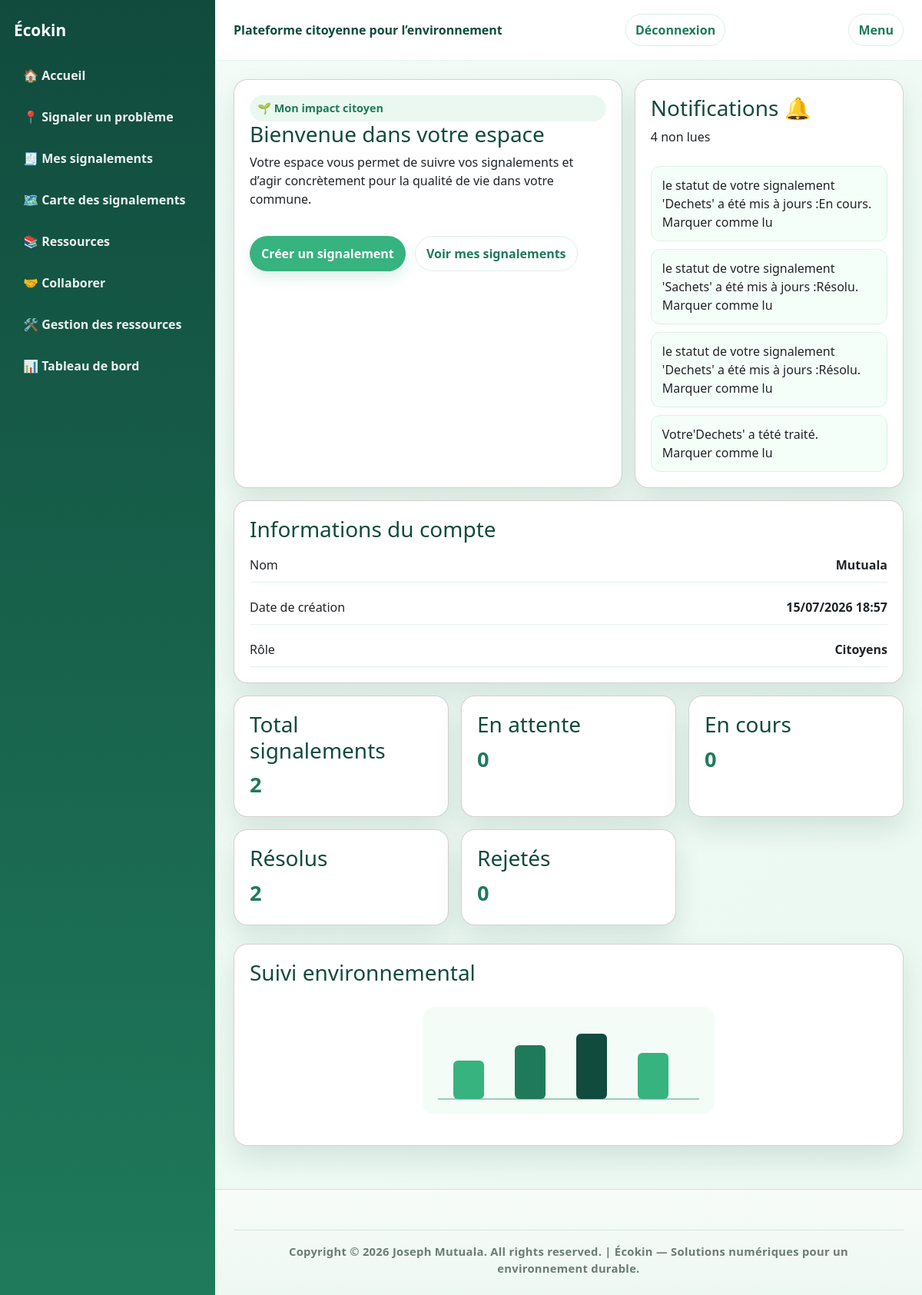
Page /mon-espace/ (signed in) on the earlier database version.
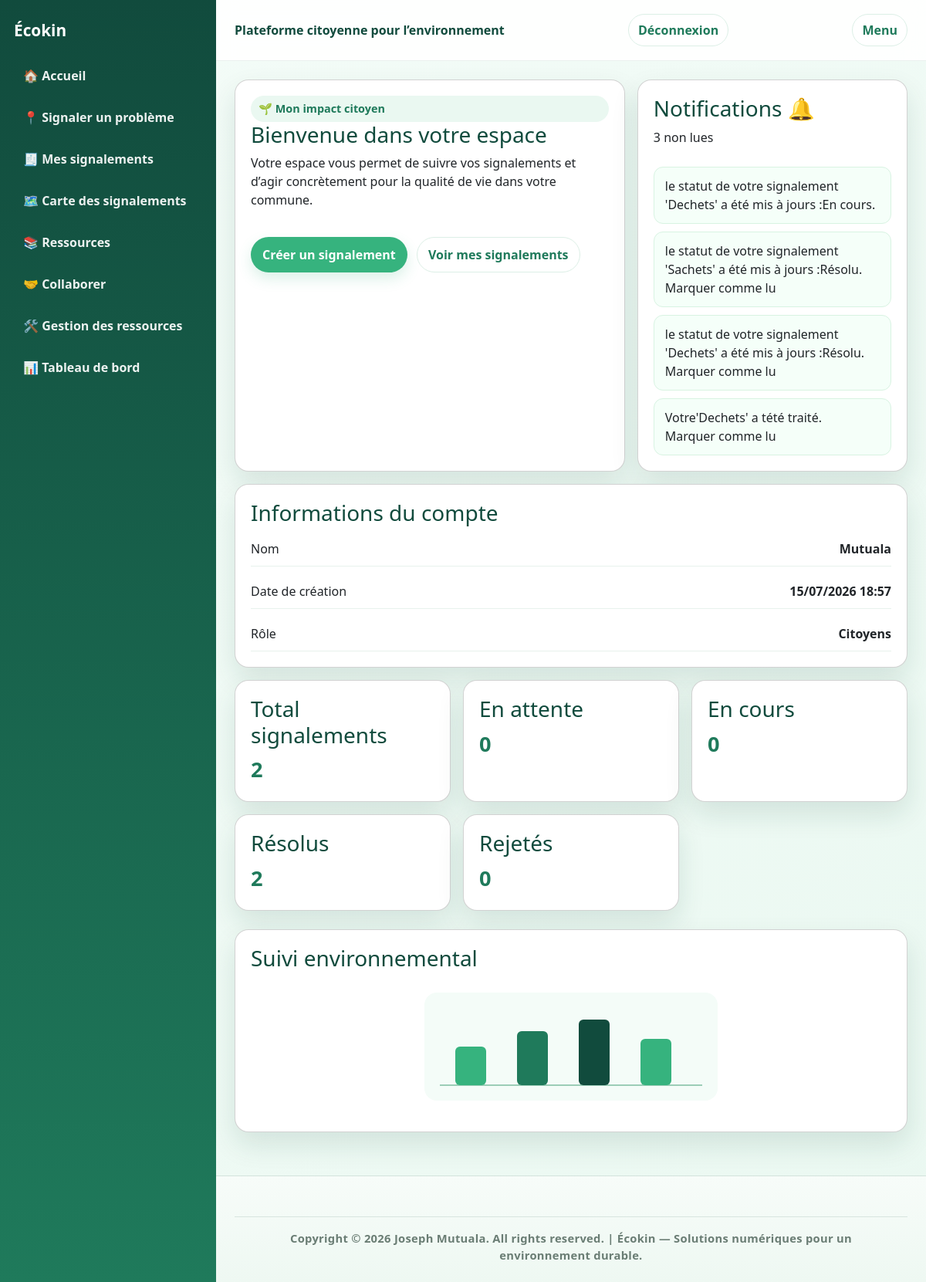
Same page on the later database version.
### notifications/models.py (models this page shows, shortened)
class Notifications(models.Model):
    utilisateur = models.ForeignKey(settings.AUTH_USER_MODEL, on_delete=models.CASCADE)
    message = models.TextField()
    lu = models.BooleanField(default=False)
    date_creation=models.DateTimeField(auto_now_add=True)

### dashboard/views.py (the view, shortened to what this page needs)
# urls.py: path('mon-espace/', views.basculer_vers_espace, name='aller_a_mon_espace'),
@login_required
def basculer_vers_espace(request):
    if request.user.role == "citoyens":
        mes_signalements = Signalements.objects.filter(utilisateur=request.user)
        notifications = Notifications.objects.filter(utilisateur=request.user).order_by('date_creation')
        notifications_non_lues = notifications.filter(lu=False).count()
        contexte = {
            'total_signalements': mes_signalements.count(),
            'en_attente': mes_signalements.filter(statut='en_attente').count(),
            'en_cours': mes_signalements.filter(statut='en_cours').count(),
            'resolus': mes_signalements.filter(statut='resolu').count(),
            'rejetes': mes_signalements.filter(statut='rejete').count(),
            'notifications': notifications,
            'notifications_non_lues': notifications_non_lues,
        }
        return render(request, "dashboard/dashboard_Citoyens.html", contexte)

### templates/dashboard/dashboard_Citoyens.html (shortened to what this page needs)
{% extends 'base.html' %}
{% block content %}
<div class="grid-2">
    <div class="card">
        <span class="pill">🌱 Mon impact citoyen</span>
        <h3>Bienvenue dans votre espace</h3>
        <p>Votre espace vous permet de suivre vos signalements et d’agir concrètement pour la qualité de vie dans votre commune.</p>
        <div style="margin-top: 12px;">
            <a href="{% url 'creer' %}" class="btn">Créer un signalement</a>
            <a href="{% url 'liste' %}" class="btn secondary">Voir mes signalements</a>
        </div>
    </div>
    <div class="card">
        <h3>Notifications 🔔</h3>
        <p>{{ notifications_non_lues }} non lues</p>
        {% for notification in notifications %}
            <div class="notice">
                {{ notification.message }}
                {% if not notification.lu %}
                    <br><a href="{% url 'lire' notification.pk %}">Marquer comme lu</a>
                {% endif %}
            </div>
        {% empty %}
            <p>Aucune notification pour le moment.</p>
        {% endfor %}
    </div>
</div>
<div class="card" style="margin-top: 16px;">
    <h3>Informations du compte</h3>
    <div class="metric-list">
        <div class="metric-row"><span>Nom</span><strong>{{ request.user.username }}</strong></div>
        <div class="metric-row"><span>Date de création</span><strong>{{ request.user.date_joined|date:"d/m/Y H:i" }}</strong></div>
        <div class="metric-row"><span>Rôle</span><strong>{{ request.user.get_role_display }}</strong></div>
    </div>
</div>
<div class="dashboard-grid" style="margin-top: 16px;">
    <div class="card">
        <h3>Total signalements</h3>
        <div class="stat-value">{{ total_signalements }}</div>
    </div>
    <div class="card">
        <h3>En attente</h3>
        <div class="stat-value">{{ en_attente }}</div>
    </div>
    <div class="card">
        <h3>En cours</h3>
        <div class="stat-value">{{ en_cours }}</div>
    </div>
    <div class="card">
        <h3>Résolus</h3>
        <div class="stat-value">{{ resolus }}</div>
    </div>
    <div class="card">
        <h3>Rejetés</h3>
        <div class="stat-value">{{ rejetes }}</div>
    </div>
</div>
<div class="card">
    <h3>Suivi environnemental</h3>
</div>
{% endblock %}

Differences in the rows shown:
changed Notifications "le statut de votre signalement 'Dechets' a été mis à jours :En cours.": no longer shows "Marquer comme lu"
Other differences:
{{ notifications_non_lues }}: "4" → "3"
